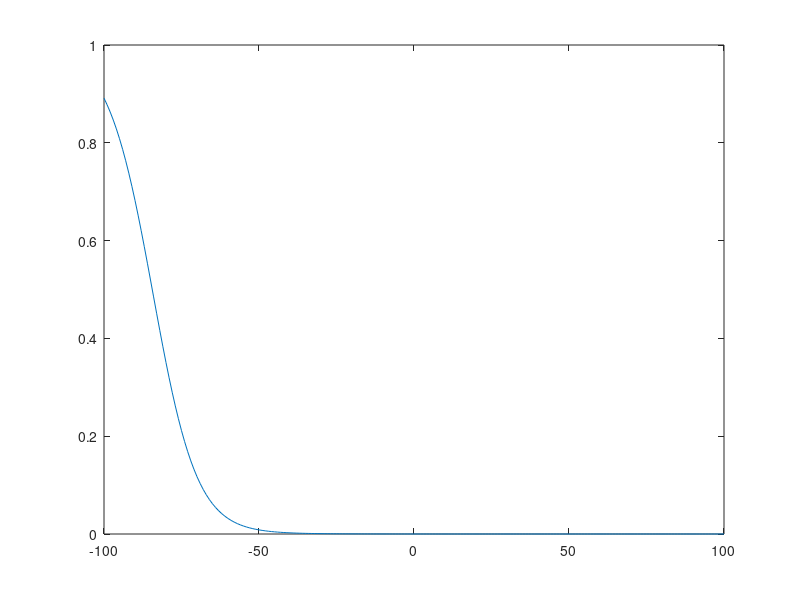

Recreate this plot in MATLAB.


Vm = [-100:1:100];

alpha_h = ((0.0336*(-(Vm+118)))./(1-(exp(1).^((Vm+118)/11))))*(2.9^(17/10));
beta_h = (2.3./(1+(exp(1).^(-(Vm+35.8)./13.4))))*(2.8^(17/10));

h_inf = alpha_h./(alpha_h+beta_h);

%plot(Vm, alpha_h);
%hold on;
%plot(Vm, beta_h, '-r');
plot(Vm, h_inf);